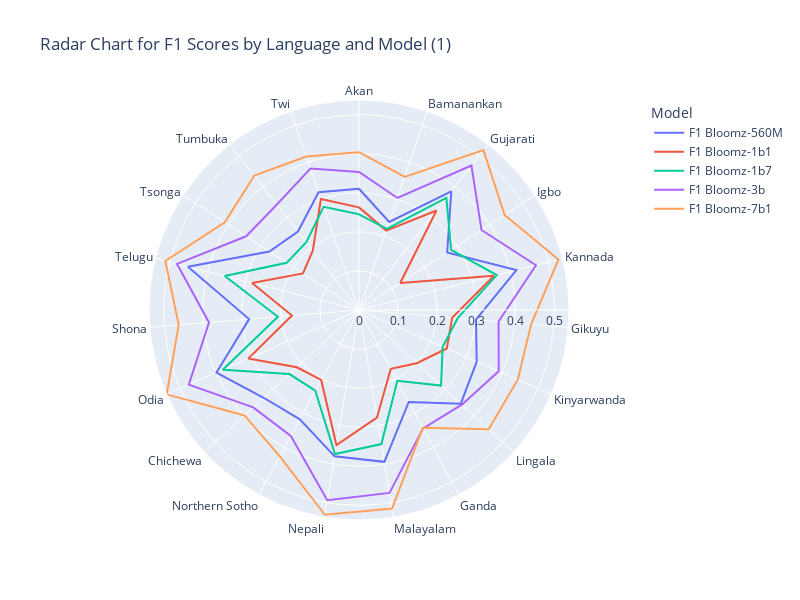

Notebook source saved alongside this figure:
### Code cell
import plotly.express as px
import warnings

warnings.filterwarnings('ignore')

# Radar chart for all models in the same plot using plotly
only_bloomz = True
only_bloom = False
filter = 'Resource Level'

for value in df[filter].unique():
    filtered_df = filter_df(melted_df, filter, value, only_bloom, only_bloomz)
    fig = px.line_polar(filtered_df, r='F1 Score', theta='Language Name', line_close=True,
                        color='Model', title=f'Radar Chart for F1 Scores by Language and Model ({value})',
                        height=600, width=800)
    fig.show()

### Figure 1 — Plotly figure (JSON) as saved in the notebook; plotly's stock layout.template omitted (floating-point values rounded to 4 significant figures)
{"data": [{"hovertemplate": "Model=F1 Bloomz-560M<br>F1 Score=%{r}<br>Language Name=%{theta}<extra></extra>", "legendgroup": "F1 Bloomz-560M", "line": {"color": "#636efa", "dash": "solid"}, "marker": {"symbol": "circle"}, "mode": "lines", "name": "F1 Bloomz-560M", "r": [0.3102, 0.2381, 0.3845, 0.2697, 0.4156, 0.3005, 0.329, 0.3542, 0.2677, 0.3941, 0.3797, 0.318, 0.3316, 0.3984, 0.2822, 0.4518, 0.2739, 0.2544, 0.3186, 0.3102], "showlegend": true, "subplot": "polar", "theta": ["Akan", "Bamanankan", "Gujarati", "Igbo", "Kannada", "Gikuyu", "Kinyarwanda", "Lingala", "Ganda", "Malayalam", "Nepali", "Northern Sotho", "Chichewa", "Odia", "Shona", "Telugu", "Tsonga", "Tumbuka", "Twi", "Akan"], "type": "scatterpolar"}, {"hovertemplate": "Model=F1 Bloomz-1b1<br>F1 Score=%{r}<br>Language Name=%{theta}<extra></extra>", "legendgroup": "F1 Bloomz-1b1", "line": {"color": "#EF553B", "dash": "solid"}, "marker": {"symbol": "circle"}, "mode": "lines", "name": "F1 Bloomz-1b1", "r": [0.2627, 0.2149, 0.3229, 0.126, 0.3565, 0.2392, 0.2454, 0.201, 0.1709, 0.279, 0.3505, 0.2035, 0.2164, 0.3096, 0.1721, 0.2824, 0.1714, 0.1925, 0.3004, 0.2627], "showlegend": true, "subplot": "polar", "theta": ["Akan", "Bamanankan", "Gujarati", "Igbo", "Kannada", "Gikuyu", "Kinyarwanda", "Lingala", "Ganda", "Malayalam", "Nepali", "Northern Sotho", "Chichewa", "Odia", "Shona", "Telugu", "Tsonga", "Tumbuka", "Twi", "Akan"], "type": "scatterpolar"}, {"hovertemplate": "Model=F1 Bloomz-1b7<br>F1 Score=%{r}<br>Language Name=%{theta}<extra></extra>", "legendgroup": "F1 Bloomz-1b7", "line": {"color": "#00cc96", "dash": "solid"}, "marker": {"symbol": "circle"}, "mode": "lines", "name": "F1 Bloomz-1b7", "r": [0.2449, 0.2194, 0.3641, 0.2816, 0.3638, 0.2535, 0.2338, 0.2854, 0.2062, 0.3478, 0.3739, 0.235, 0.2421, 0.3807, 0.2084, 0.3545, 0.221, 0.2196, 0.2791, 0.2449], "showlegend": true, "subplot": "polar", "theta": ["Akan", "Bamanankan", "Gujarati", "Igbo", "Kannada", "Gikuyu", "Kinyarwanda", "Lingala", "Ganda", "Malayalam", "Nepali", "Northern Sotho", "Chichewa", "Odia", "Shona", "Telugu", "Tsonga", "Tumbuka", "Twi", "Akan"], "type": "scatterpolar"}, {"hovertemplate": "Model=F1 Bloomz-3b<br>F1 Score=%{r}<br>Language Name=%{theta}<extra></extra>", "legendgroup": "F1 Bloomz-3b", "line": {"color": "#ab63fa", "dash": "solid"}, "marker": {"symbol": "circle"}, "mode": "lines", "name": "F1 Bloomz-3b", "r": [0.3533, 0.3031, 0.4686, 0.3745, 0.4672, 0.3584, 0.3904, 0.3578, 0.3444, 0.4746, 0.4936, 0.3666, 0.368, 0.4757, 0.3852, 0.4805, 0.3449, 0.3421, 0.3826, 0.3533], "showlegend": true, "subplot": "polar", "theta": ["Akan", "Bamanankan", "Gujarati", "Igbo", "Kannada", "Gikuyu", "Kinyarwanda", "Lingala", "Ganda", "Malayalam", "Nepali", "Northern Sotho", "Chichewa", "Odia", "Shona", "Telugu", "Tsonga", "Tumbuka", "Twi", "Akan"], "type": "scatterpolar"}, {"hovertemplate": "Model=F1 Bloomz-7b1<br>F1 Score=%{r}<br>Language Name=%{theta}<extra></extra>", "legendgroup": "F1 Bloomz-7b1", "line": {"color": "#FFA15A", "dash": "solid"}, "marker": {"symbol": "circle"}, "mode": "lines", "name": "F1 Bloomz-7b1", "r": [0.404, 0.3603, 0.5185, 0.445, 0.5266, 0.4421, 0.4438, 0.451, 0.3428, 0.515, 0.5313, 0.4258, 0.3984, 0.5375, 0.463, 0.5113, 0.4101, 0.436, 0.4153, 0.404], "showlegend": true, "subplot": "polar", "theta": ["Akan", "Bamanankan", "Gujarati", "Igbo", "Kannada", "Gikuyu", "Kinyarwanda", "Lingala", "Ganda", "Malayalam", "Nepali", "Northern Sotho", "Chichewa", "Odia", "Shona", "Telugu", "Tsonga", "Tumbuka", "Twi", "Akan"], "type": "scatterpolar"}], "layout": {"polar": {"domain": {"x": [0.0, 1.0], "y": [0.0, 1.0]}, "angularaxis": {"direction": "clockwise", "rotation": 90}}, "legend": {"title": {"text": "Model"}, "tracegroupgap": 0}, "title": {"text": "Radar Chart for F1 Scores by Language and Model (1)"}, "height": 600, "width": 800}}
